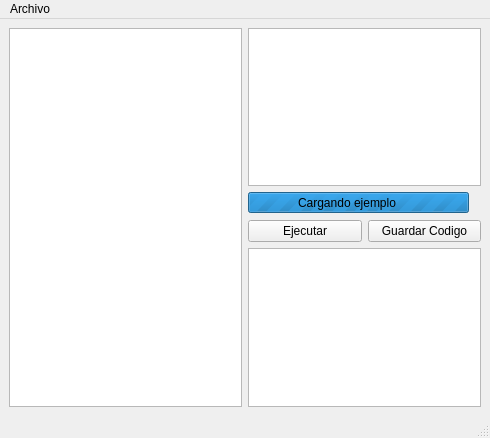
<?xml version="1.0" encoding="UTF-8"?>
<ui version="4.0">
 <class>MainWindow</class>
 <widget class="QMainWindow" name="MainWindow">
  <property name="geometry">
   <rect>
    <x>0</x>
    <y>0</y>
    <width>490</width>
    <height>438</height>
   </rect>
  </property>
  <property name="windowTitle">
   <string>Ejemplos del motor pilas</string>
  </property>
  <widget class="QWidget" name="centralwidget">
   <layout class="QGridLayout" name="gridLayout">
    <item row="0" column="0">
     <widget class="QListWidget" name="lista"/>
    </item>
    <item row="0" column="1">
     <layout class="QVBoxLayout" name="verticalLayout">
      <item>
       <widget class="QGraphicsView" name="imagen"/>
      </item>
      <item>
       <widget class="QFrame" name="progreso">
        <property name="minimumSize">
         <size>
          <width>0</width>
          <height>22</height>
         </size>
        </property>
        <property name="frameShape">
         <enum>QFrame::NoFrame</enum>
        </property>
        <property name="frameShadow">
         <enum>QFrame::Plain</enum>
        </property>
        <property name="lineWidth">
         <number>0</number>
        </property>
        <widget class="QProgressBar" name="progressBar">
         <property name="geometry">
          <rect>
           <x>0</x>
           <y>0</y>
           <width>221</width>
           <height>21</height>
          </rect>
         </property>
         <property name="maximum">
          <number>0</number>
         </property>
         <property name="value">
          <number>-1</number>
         </property>
         <property name="textVisible">
          <bool>true</bool>
         </property>
         <property name="invertedAppearance">
          <bool>false</bool>
         </property>
         <property name="textDirection">
          <enum>QProgressBar::BottomToTop</enum>
         </property>
        </widget>
        <widget class="QLabel" name="label">
         <property name="geometry">
          <rect>
           <x>50</x>
           <y>0</y>
           <width>131</width>
           <height>21</height>
          </rect>
         </property>
         <property name="text">
          <string>Cargando ejemplo</string>
         </property>
        </widget>
       </widget>
      </item>
      <item>
       <layout class="QHBoxLayout" name="horizontalLayout">
        <item>
         <widget class="QPushButton" name="ejecutar">
          <property name="text">
           <string>Ejecutar</string>
          </property>
         </widget>
        </item>
        <item>
         <widget class="QPushButton" name="guardar">
          <property name="text">
           <string>Guardar Codigo</string>
          </property>
         </widget>
        </item>
       </layout>
      </item>
      <item>
       <widget class="QTextEdit" name="codigo">
        <property name="readOnly">
         <bool>true</bool>
        </property>
       </widget>
      </item>
     </layout>
    </item>
   </layout>
  </widget>
  <widget class="QMenuBar" name="menubar">
   <property name="geometry">
    <rect>
     <x>0</x>
     <y>0</y>
     <width>490</width>
     <height>32</height>
    </rect>
   </property>
   <widget class="QMenu" name="menuArchivo">
    <property name="title">
     <string>Archivo</string>
    </property>
    <addaction name="actionSalir"/>
   </widget>
   <addaction name="menuArchivo"/>
  </widget>
  <widget class="QStatusBar" name="statusbar"/>
  <action name="actionSalir">
   <property name="text">
    <string>Salir</string>
   </property>
  </action>
 </widget>
 <resources/>
 <connections/>
</ui>
